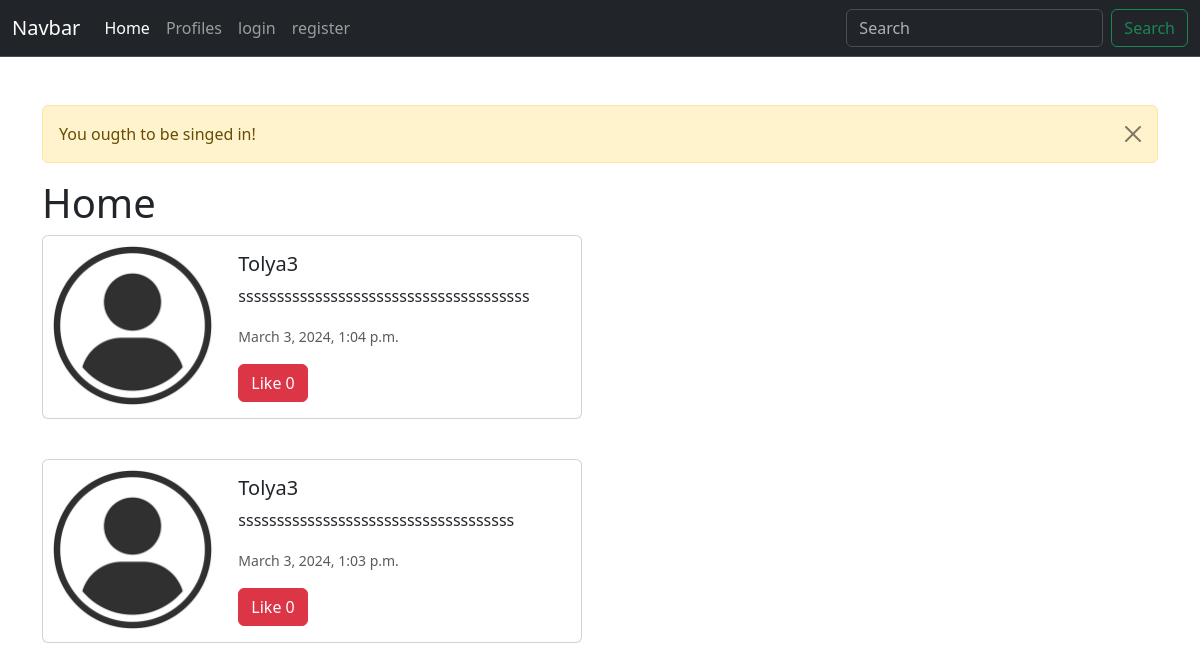
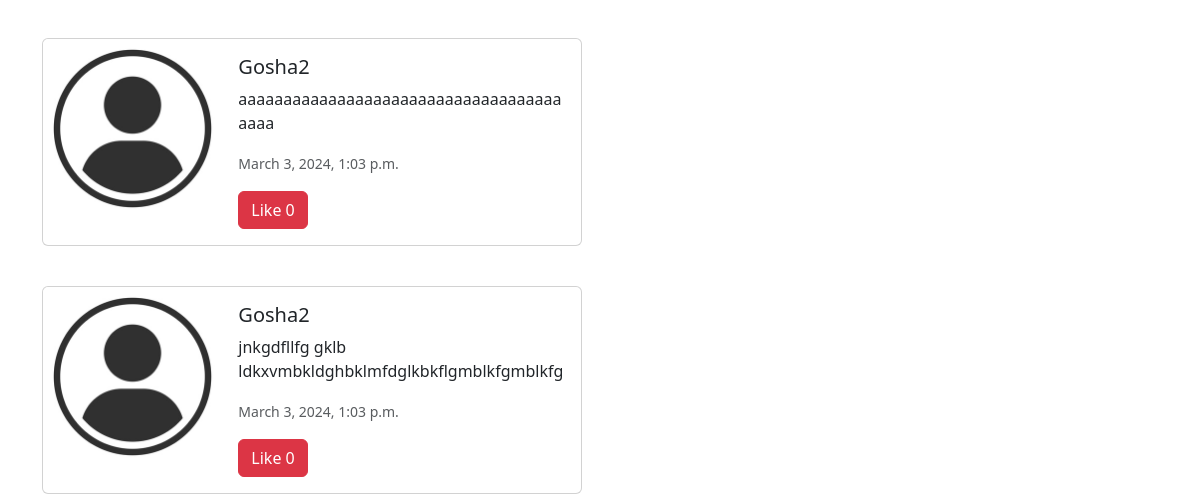
/ (upper part), run on an earlier commit of the app's database (2 pictures, top to bottom).
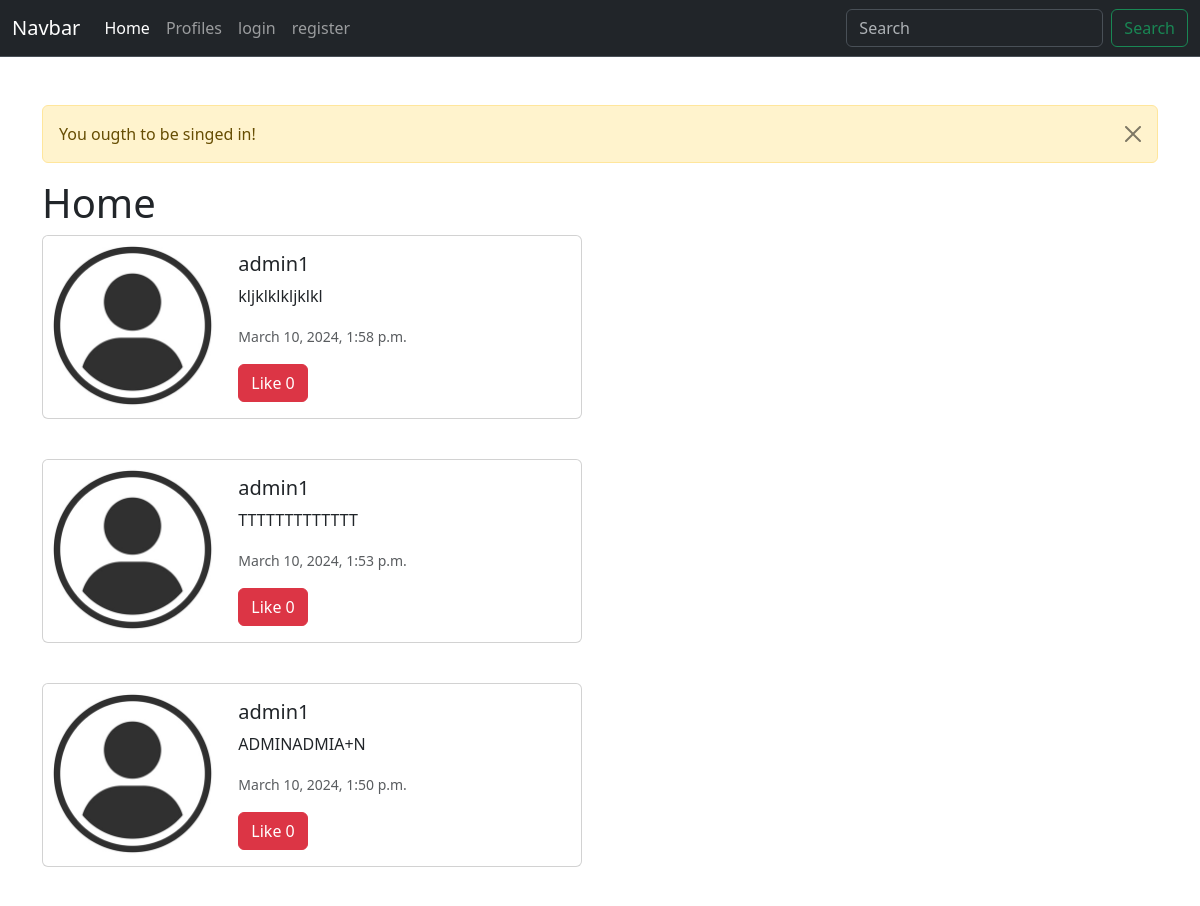
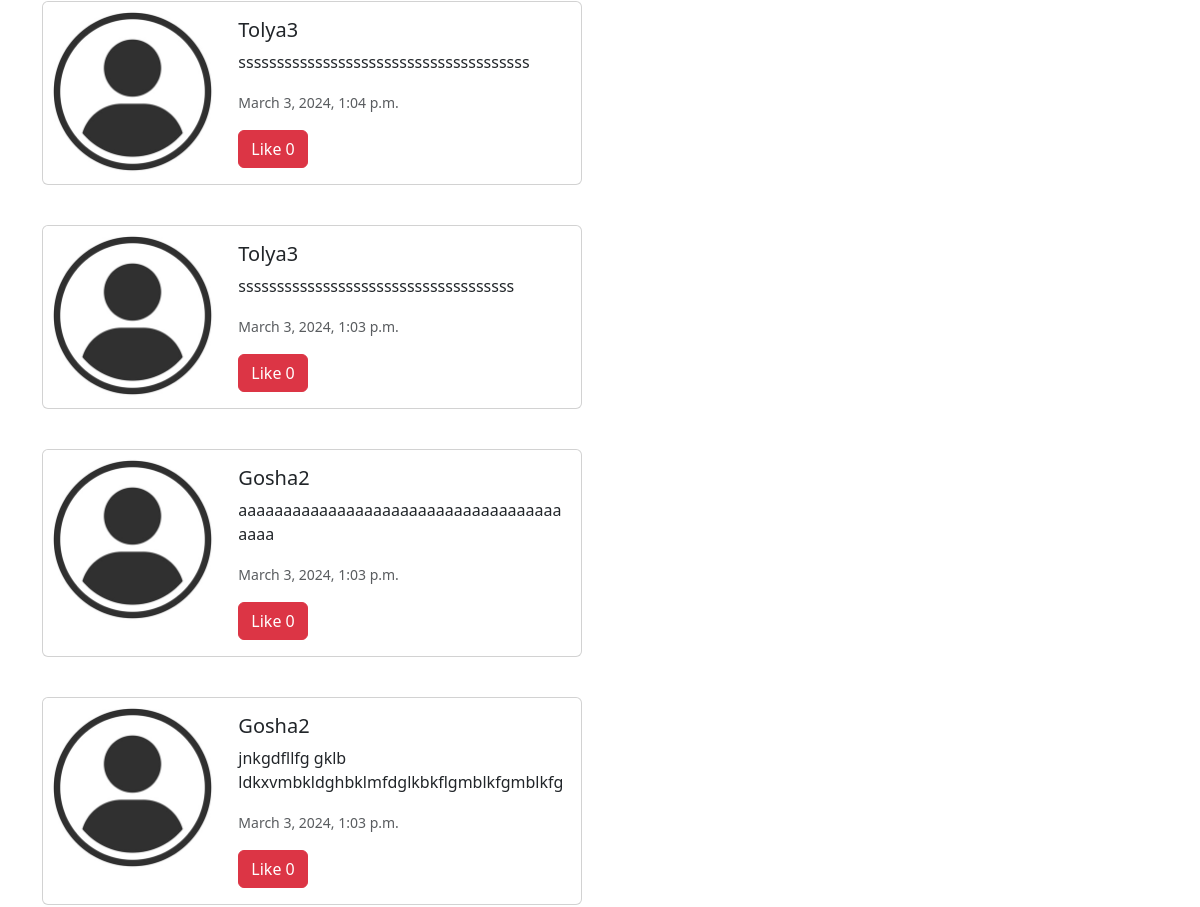
And on a later commit of the database (2 pictures, top to bottom).
### GOODGIT/models.py (models this page shows, shortened)
class Tweet(models.Model):
    user = models.ForeignKey(User, related_name="tweets", on_delete=models.DO_NOTHING)
    body = models.CharField(max_length=300)
    created_at = models.DateTimeField(auto_now_add=True)
    likes = models.ManyToManyField(User, related_name="tweet_like", blank=True)
    def likesnum(self):
        return self.likes.count()

### GOODGIT/views.py (the view)
# urls.py: path('', views.home, name='home'),
def home(request):
    if request.user.is_authenticated:
        form = TweetForm(request.POST or None)
        if form.is_valid():
            tweet = form.save(commit=False)
            tweet.user = request.user
            tweet.save()
            messages.success(request, ("You have succssesfully added your tweet!"))
            return redirect("home")
        tweets = Tweet.objects.all().order_by("-created_at")
        return render(request, 'home.html', {"tweets":tweets, "form": form})
    else:
        tweets = Tweet.objects.all().order_by("-created_at")
        messages.success(request, ("You ougth to be singed in!"))
        return render(request, 'home.html', {"tweets":tweets})

### GOODGIT/templates/home.html (shortened to what this page needs)
{% extends "base.html" %}
{% block content %}
{% load static %}
    <h1>Home</h1>
    <div class="cotainer">
        <div class="row">
            <div class="col-8">
                {% for i in tweets %}
                    <div class="card mb-3" style="max-width: 540px;">
                        <div class="row g-0">
                          <div class="col-md-4">
                            <img src="{% if i.user.profile.image %}{{ i.user.profile.image.url }}{% else %}{% static "images/avatar.jpg" %}{% endif %}" class="img-fluid rounded-start">
                          </div>
                          <div class="col-md-8">
                            <div class="card-body">
                              <h5 class="card-title">{{ i.user.username }}{{ i.user.id }}</h5>
                              <p class="card-text">{{ i.body }}</p>
                              <p class="card-text"><small class="text-body-secondary">{{ i.created_at }}</small></p>
                              {% if user in i.likes.all %}
                                <a href="{% url 'liked' i.id %}" class="btn btn-secondary">Unlike {{ i.likesnum }}</a>
                              {% else %}
                                <a href="{% url 'liked' i.id %}" class="btn btn-danger">Like {{ i.likesnum }}</a>
                              {% endif %}
                            </div>
                          </div>
                        </div>
                      </div>
                      <br>
                {% endfor %}
            </div>
            <div class="col-4">
            </div>
        </div>
    </div>
{% endblock %}

What changed in the data, as far as the page shows it:
added Tweet: user.username "admin", user.id "1", body "kljklklkljklkl", created_at "March 10, 2024, 1:58 p.m.", likesnum "0"
added Tweet: user.username "admin", user.id "1", body "TTTTTTTTTTTTT", created_at "March 10, 2024, 1:53 p.m.", likesnum "0"
added Tweet: user.username "admin", user.id "1", body "ADMINADMIA+N", created_at "March 10, 2024, 1:50 p.m.", likesnum "0"
